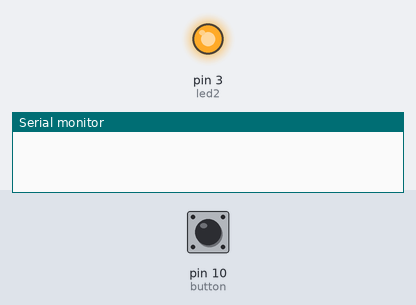
Recording of a sketch running on a simulated Arduino Uno, built with avr-gcc and run on an emulated ATmega328P. Parts: output pins drawn as LEDs (lit = HIGH), the last lines printed to the serial monitor. The test bench sets the inputs (shaded band); at power-on: pin 10 (button) LOW.

Above: at 1.2 s.
1.3 s: pin 10 (button) pulled HIGH for 0.15 s
At 1.39 s:
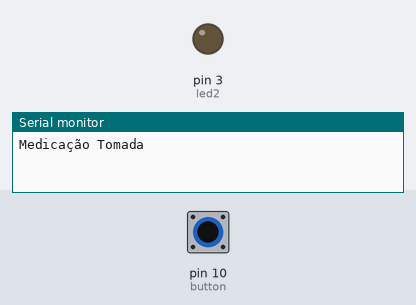
2.9 s: pin 10 (button) pulled HIGH for 3.2 s
At 6.6 s:
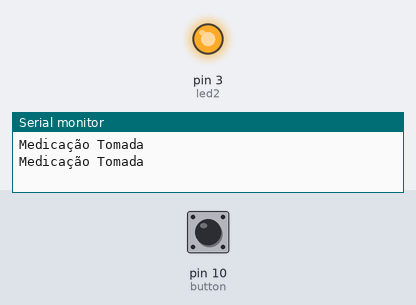
Timing chart, 0 to 8.1 s (numbered marks = the images above; inputs shaded):
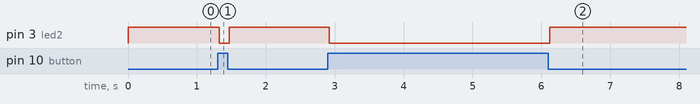

Measured:
- after the input at 1.3 s, pin 3 (led2): HIGH → LOW at once, → HIGH 0.15 s later
- after the input at 2.9 s, pin 3 (led2): HIGH → LOW at once, → HIGH 3.2 s later

The sketch:

sketch_may18a.ino
```cpp
#define led2 3
#define button 10
#define debounceDelay 20 // Ajuste o delay conforme necessário (em milissegundos)

int lastButtonState = LOW; // Estado anterior do botão (HIGH devido ao pull-up)
int currentButtonState;      // Estado atual do botão
unsigned long lastDebounceTime = 0; // Tempo da última alteração de estado

void setup() {
  Serial.begin(9600);
  pinMode(led2, OUTPUT);
  pinMode(button, INPUT); // Usa resistor de pull-up interno
  digitalWrite(led2, HIGH); // LED aceso por padrão // Buzzer ligado por padrão
}

void loop() {
  int reading = digitalRead(button);

  if (reading != lastButtonState) {
    lastDebounceTime = millis();
  }

  // Se o tempo de debounce passou, considere a leitura estável
  if ((millis() - lastDebounceTime) > debounceDelay) {
    // Se o estado atual é diferente do estado armazenado, altere-o
    if (reading != currentButtonState) {
      currentButtonState = reading;

      // Apenas executa a ação quando o botão é pressionado (LOW, devido ao pull-up)
      if (currentButtonState == LOW) {
        digitalWrite(led2, HIGH); // Apaga o LED
      } else {
        digitalWrite(led2, LOW); // Mantém o LED aceso
        Serial.println("Medicação Tomada");
      }
    }
  }

  // Armazena a leitura como último estado
  lastButtonState = reading;
}
```
